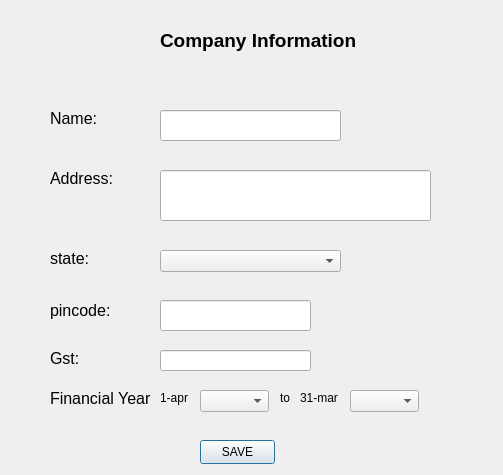
<?xml version="1.0" encoding="UTF-8"?>
<ui version="4.0">
 <class>companydetails</class>
 <widget class="QDialog" name="companydetails">
  <property name="geometry">
   <rect>
    <x>0</x>
    <y>0</y>
    <width>503</width>
    <height>475</height>
   </rect>
  </property>
  <property name="windowTitle">
   <string>Dialog</string>
  </property>
  <property name="styleSheet">
   <string notr="true"/>
  </property>
  <widget class="QLabel" name="label">
   <property name="geometry">
    <rect>
     <x>160</x>
     <y>20</y>
     <width>221</width>
     <height>41</height>
    </rect>
   </property>
   <property name="font">
    <font>
     <pointsize>14</pointsize>
     <bold>true</bold>
    </font>
   </property>
   <property name="text">
    <string>Company Information</string>
   </property>
  </widget>
  <widget class="QLabel" name="label_2">
   <property name="geometry">
    <rect>
     <x>50</x>
     <y>110</y>
     <width>49</width>
     <height>16</height>
    </rect>
   </property>
   <property name="font">
    <font>
     <pointsize>12</pointsize>
    </font>
   </property>
   <property name="text">
    <string>Name:</string>
   </property>
  </widget>
  <widget class="QLabel" name="label_3">
   <property name="geometry">
    <rect>
     <x>50</x>
     <y>170</y>
     <width>71</width>
     <height>16</height>
    </rect>
   </property>
   <property name="font">
    <font>
     <pointsize>12</pointsize>
    </font>
   </property>
   <property name="text">
    <string>Address:</string>
   </property>
  </widget>
  <widget class="QLabel" name="label_4">
   <property name="geometry">
    <rect>
     <x>50</x>
     <y>250</y>
     <width>49</width>
     <height>16</height>
    </rect>
   </property>
   <property name="font">
    <font>
     <pointsize>12</pointsize>
    </font>
   </property>
   <property name="text">
    <string>state:</string>
   </property>
  </widget>
  <widget class="QLabel" name="label_5">
   <property name="geometry">
    <rect>
     <x>50</x>
     <y>300</y>
     <width>71</width>
     <height>21</height>
    </rect>
   </property>
   <property name="font">
    <font>
     <pointsize>12</pointsize>
    </font>
   </property>
   <property name="text">
    <string>pincode:</string>
   </property>
  </widget>
  <widget class="QLabel" name="label_6">
   <property name="geometry">
    <rect>
     <x>50</x>
     <y>350</y>
     <width>49</width>
     <height>16</height>
    </rect>
   </property>
   <property name="font">
    <font>
     <pointsize>12</pointsize>
    </font>
   </property>
   <property name="text">
    <string>Gst:</string>
   </property>
  </widget>
  <widget class="QLabel" name="label_7">
   <property name="geometry">
    <rect>
     <x>50</x>
     <y>390</y>
     <width>101</width>
     <height>16</height>
    </rect>
   </property>
   <property name="font">
    <font>
     <pointsize>12</pointsize>
    </font>
   </property>
   <property name="text">
    <string>Financial Year:</string>
   </property>
  </widget>
  <widget class="QLineEdit" name="name">
   <property name="geometry">
    <rect>
     <x>160</x>
     <y>110</y>
     <width>181</width>
     <height>31</height>
    </rect>
   </property>
  </widget>
  <widget class="QLineEdit" name="address">
   <property name="geometry">
    <rect>
     <x>160</x>
     <y>170</y>
     <width>271</width>
     <height>51</height>
    </rect>
   </property>
  </widget>
  <widget class="QComboBox" name="comboBox_state">
   <property name="geometry">
    <rect>
     <x>160</x>
     <y>250</y>
     <width>181</width>
     <height>22</height>
    </rect>
   </property>
  </widget>
  <widget class="QLineEdit" name="pincode">
   <property name="geometry">
    <rect>
     <x>160</x>
     <y>300</y>
     <width>151</width>
     <height>31</height>
    </rect>
   </property>
  </widget>
  <widget class="QLineEdit" name="gst">
   <property name="geometry">
    <rect>
     <x>160</x>
     <y>350</y>
     <width>151</width>
     <height>21</height>
    </rect>
   </property>
  </widget>
  <widget class="QComboBox" name="comboBox_startdate">
   <property name="geometry">
    <rect>
     <x>200</x>
     <y>390</y>
     <width>69</width>
     <height>22</height>
    </rect>
   </property>
  </widget>
  <widget class="QLabel" name="label_8">
   <property name="geometry">
    <rect>
     <x>160</x>
     <y>390</y>
     <width>49</width>
     <height>16</height>
    </rect>
   </property>
   <property name="text">
    <string>1-apr</string>
   </property>
  </widget>
  <widget class="QLabel" name="label_9">
   <property name="geometry">
    <rect>
     <x>280</x>
     <y>390</y>
     <width>21</width>
     <height>16</height>
    </rect>
   </property>
   <property name="text">
    <string>to</string>
   </property>
  </widget>
  <widget class="QLabel" name="label_10">
   <property name="geometry">
    <rect>
     <x>300</x>
     <y>390</y>
     <width>49</width>
     <height>16</height>
    </rect>
   </property>
   <property name="text">
    <string>31-mar</string>
   </property>
  </widget>
  <widget class="QComboBox" name="comboBox_Enddate">
   <property name="geometry">
    <rect>
     <x>350</x>
     <y>390</y>
     <width>69</width>
     <height>22</height>
    </rect>
   </property>
  </widget>
  <widget class="QPushButton" name="pushButton">
   <property name="geometry">
    <rect>
     <x>200</x>
     <y>440</y>
     <width>75</width>
     <height>24</height>
    </rect>
   </property>
   <property name="text">
    <string>SAVE</string>
   </property>
  </widget>
 </widget>
 <resources/>
 <connections/>
</ui>
